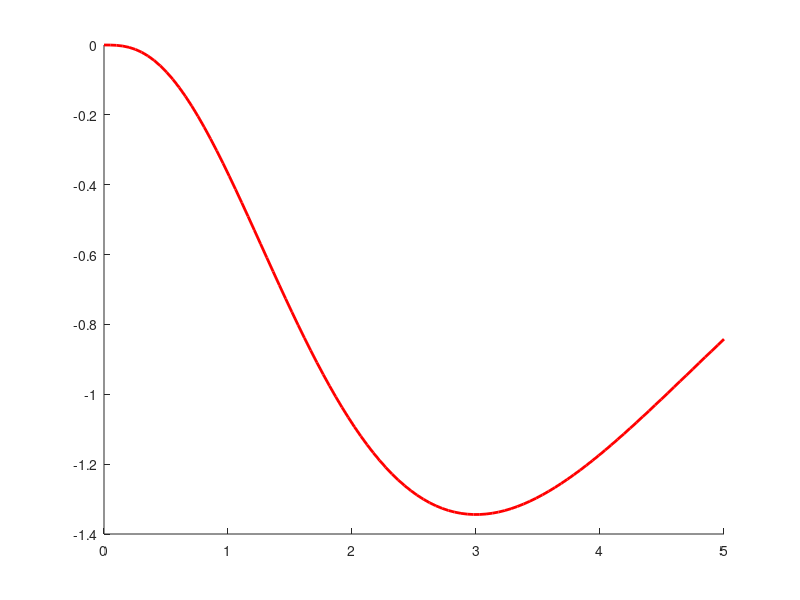

The MATLAB source for this figure:
clc;
clear all;
close all;

options=optimset('Display','Iter','TolFun',1e-8);

f = @(x) -x .^ 3 .* exp(-x);

hold on;

x = linspace(0, 5);
y = f(x);

plot(x, y, '-r', 'LineWidth', 2);

% 9 iterations
[x, fval, info, out] = fminbnd(f, 1, 4, options);

fval